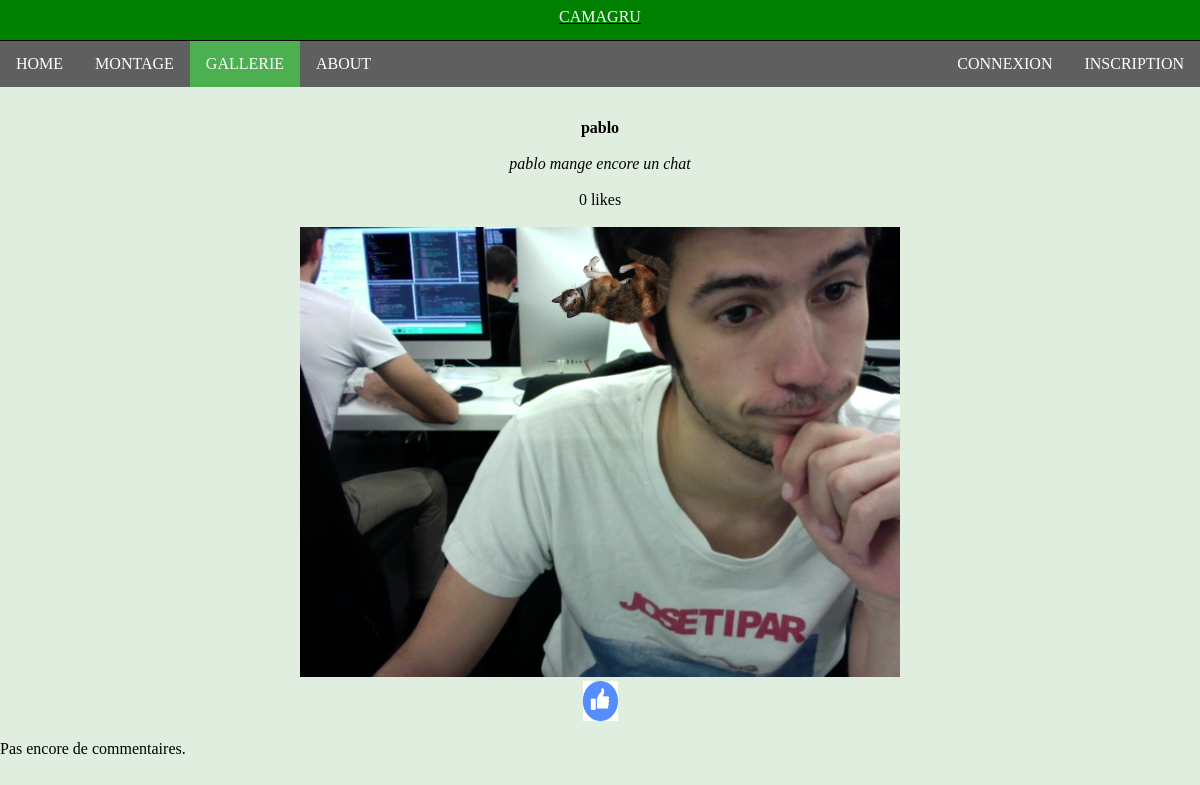
/gallerie.php?id=3, run on the app's committed database.
### tables this page shows
CREATE TABLE IF NOT EXISTS image (
	id INT UNSIGNED NOT NULL AUTO_INCREMENT,
	location VARCHAR(100) NOT NULL,               
	owner INT UNSIGNED NOT NULL,
	creation_time DATETIME NOT NULL,
	comments_nb INT NOT NULL DEFAULT 0,
	likes_nb INT NOT NULL DEFAULT 0,
	name VARCHAR(100) NOT NULL,
	description TEXT,                             
	PRIMARY KEY (id),
	FOREIGN KEY (owner) REFERENCES user (id)      
);

### include/functions_gallerie.php (called while the page is built, shortened)
<?php
function get_photo_by_id($id, $bdd) {
    $query_get_photo_location = $bdd->prepare("SELECT * FROM image WHERE id = ?");
    $query_get_photo_location->execute(array($id));
    $result = $query_get_photo_location->fetch();
    if ($result) {
        return $result;
    }
    else {
        return NULL;
    }
}
 ?>

### include/gallerie_single.php (the view, shortened to what this page needs)
<?php
$photo = get_photo_by_id($id, $bdd);
if (!$photo) {
    banner_alert("Photo non trouvee.");
}
else {
    echo "<div class='photo_container'>";
    echo "<b>" . $photo['name'] . "</b><br><br>";
    echo "<i>" . $photo['description'] . "</i><br><br>";
    echo $photo['likes_nb'] . " likes<br><br> ";
    echo '<img src="' . $photo['location'] . '" alt="photo" /><br>';
    echo '<a href="?id=' . $id . '&likeid=' . $id .
    '"><img src="img/like.png" width="35px" height="40px" class="like"\></a>';
    if ($photo['owner'] == $_SESSION['user_id']) {
        echo "<a href='?delid=" . $photo['id'] . "'><img src='img/delete.png'
        width='35px' height='40px' /></a><br>";
    }
    else {
        echo "<br>";
    }
    echo "</div>";
    $get_comments = $bdd->prepare("SELECT * FROM comment WHERE image_origin = ? ORDER BY creation_time");
    $get_comments->execute(array($photo['id']));
    if ($get_comments->rowCount() > 0) {
        $user = get_user_by_id($_SESSION['user_id'], $bdd);
        while ($row = $get_comments->fetch())
        {
            echo "<div class='comment'><b>";
            echo $user['pseudo'] . " (" . $row['creation_time'] . ") : ";
            echo "</b><div class='content'>";
            echo $row['content'] . "<br>";
            echo "</div></div>";
        }
    }
    else {
        echo "Pas encore de commentaires.";
    }
    if (!empty($_SESSION['user_name'])) { ?>
<?php }
}

### css/header.css (style rules this page uses)
body { padding: 0; margin: 0; }

### css/gallerie.css (style rules this page uses)
body { background-color: #E0EEE0; }
* { box-sizing: border-box; }
.photo_container { margin: 15px auto; text-align: center; overflow: auto; }

### data on the page
image: name "pablo", description "pablo mange encore un chat", likes_nb "0", location (picture)
